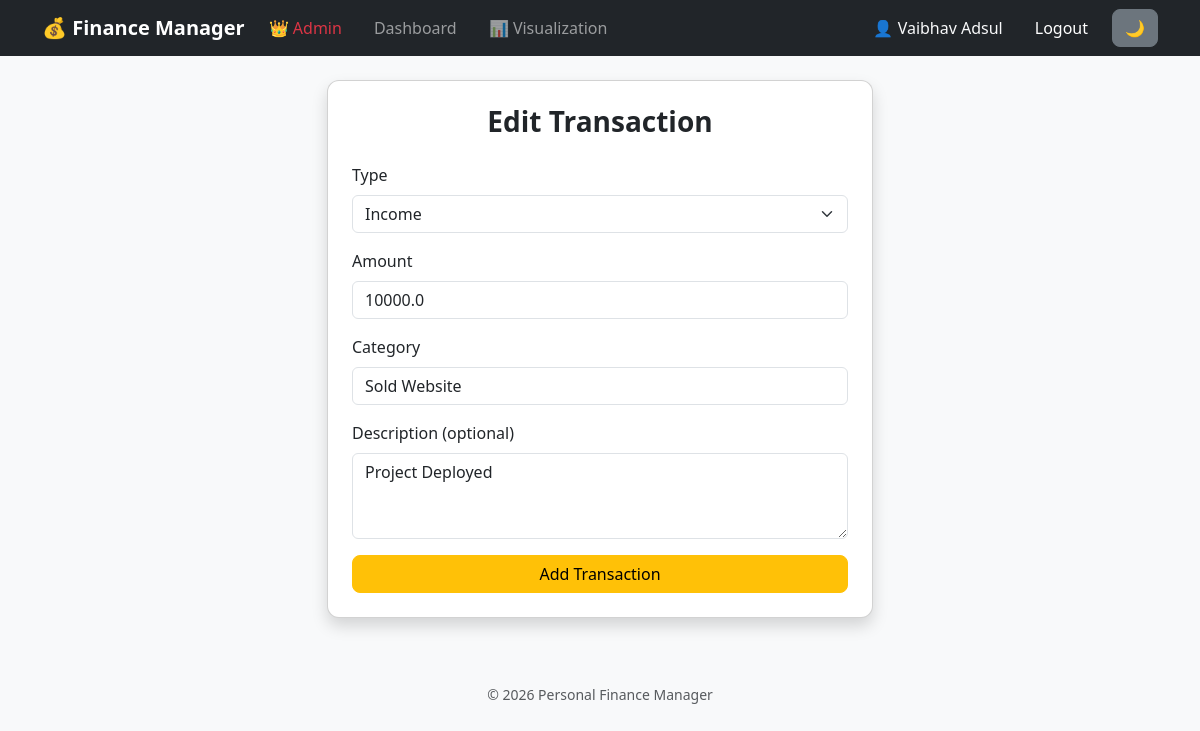
Page /edit/4 (signed in) on the committed database.
### app/models.py (models this page shows, shortened)
class User(db.Model, UserMixin):
    id = db.Column(db.Integer, primary_key=True)
    is_admin = db.Column(db.Boolean, default=False)
    username = db.Column(db.String(100), unique=True, nullable=False)
    email = db.Column(db.String(150), unique=True, nullable=False)
    password = db.Column(db.String(200), nullable=False)
    transactions = db.relationship('Transaction', backref='user', lazy=True)

class Transaction(db.Model):
    id = db.Column(db.Integer, primary_key=True)
    type = db.Column(db.String(10), nullable=False)
    amount = db.Column(db.Float, nullable=False)
    category = db.Column(db.String(100), nullable=False)
    description = db.Column(db.String(200))
    date = db.Column(db.DateTime, default=datetime.utcnow)
    user_id = db.Column(db.Integer, db.ForeignKey('user.id'), nullable=False)

### app/routes.py (the view, shortened to what this page needs)
@main.route('/edit/<int:id>', methods=['GET', 'POST'])
@login_required
def edit_transaction(id):
    transaction = Transaction.query.get_or_404(id)
    if transaction.user_id != current_user.id:
        flash('Unauthorized access!')
        return redirect(url_for('main.dashboard'))
    form = TransactionForm(obj=transaction)
    return render_template('dashboard/edit_transaction.html', form=form)

### app/forms.py
class TransactionForm(FlaskForm):
    type = SelectField(
        'Type',
        choices=[('income', 'Income'), ('expense', 'Expense')],
        validators=[DataRequired()]
    )
    amount = FloatField(
        'Amount',
        validators=[DataRequired()]
    )
    category = StringField(
        'Category',
        validators=[DataRequired()]
    )
    description = TextAreaField(
        'Description (optional)'
    )
    submit = SubmitField('Add Transaction')

### app/__init__.py (called while the page is built)
def create_app():
    app = Flask(__name__, template_folder='../templates', static_folder='../static')
    app.config['SECRET_KEY'] = 'this_is_a_secret_key_change_later'
    app.config['SQLALCHEMY_DATABASE_URI'] = 'sqlite:///db.sqlite3'
    app.config['SQLALCHEMY_TRACK_MODIFICATIONS'] = False
    db.init_app(app)
    login_manager.init_app(app)
    login_manager.login_view = 'login'  # if user not logged in → redirect here
    from .models import User
    @login_manager.user_loader
    def load_user(user_id):
        return User.query.get(int(user_id))
    from .routes import main
    app.register_blueprint(main)
    return app

### templates/dashboard/edit_transaction.html (shortened to what this page needs)
{% extends 'base.html' %}
{% block content %}
<div class="row justify-content-center">
    <div class="col-md-6">
        <div class="card shadow p-4">
            <h3 class="text-center mb-4">Edit Transaction</h3>
            <form method="POST">
                <div class="mb-3">
                    {{ form.type.label(class="form-label") }}
                    {{ form.type(class="form-select") }}
                </div>
                <div class="mb-3">
                    {{ form.amount.label(class="form-label") }}
                    {{ form.amount(class="form-control") }}
                </div>
                <div class="mb-3">
                    {{ form.category.label(class="form-label") }}
                    {{ form.category(class="form-control") }}
                </div>
                <div class="mb-3">
                    {{ form.description.label(class="form-label") }}
                    {{ form.description(class="form-control", rows="3") }}
                </div>
                <div class="d-grid">
                    {{ form.submit(class="btn btn-warning") }}
                </div>
            </form>
        </div>
    </div>
</div>
{% endblock %}

### templates/navbar.html (shortened to what this page needs)
<nav class="navbar navbar-expand-lg navbar-dark bg-dark">
    <div class="container">
        <span class="navbar-brand">💰 Finance Manager</span>
        <div class="collapse navbar-collapse" id="navbarNav">
            <ul class="navbar-nav me-auto gap-3">
                {% if current_user.is_authenticated %}
                <li class="nav-item">
                    <a class="nav-link text-danger" href="{{ url_for('main.admin_dashboard') }}">
                        👑 Admin
                    </a>
                </li>
                <li class="nav-item">
                    <a class="nav-link" href="{{ url_for('main.dashboard') }}">
                        Dashboard
                    </a>
                </li>
                <li class="nav-item">
                    <a class="nav-link" href="{{ url_for('main.visualize') }}">
                        📊 Visualization
                    </a>
                </li>
                {% endif %}
            </ul>
            <ul class="navbar-nav ms-auto align-items-center gap-2">
                {% if current_user.is_authenticated %}
                <li class="nav-item">
                    <span class="nav-link text-light">
                        👤 {{ current_user.username }}
                    </span>
                </li>
                <li class="nav-item">
                    <a class="nav-link btn btn-danger text-white px-3"
                       href="{{ url_for('main.logout') }}">
                        Logout
                    </a>
                </li>
                <li class="nav-item">
                    <button onclick="toggleDarkMode()" class="btn btn-secondary">
                        🌙
                    </button>
                </li>
                {% endif %}
            </ul>
        </div>
    </div>
</nav>

### static/css/style.css (style rules this page uses)
body { background-color: #f8f9fa; }
.card { border-radius: 12px; }
.navbar-brand { font-weight: bold; font-size: 20px; }
.btn { border-radius: 8px; }
h2, h3 { font-weight: 600; }

### rows in the picture
User: username "Vaibhav Adsul"
Transaction: type "Income", amount "10000.0", category "Sold Website", description "Project Deployed"
